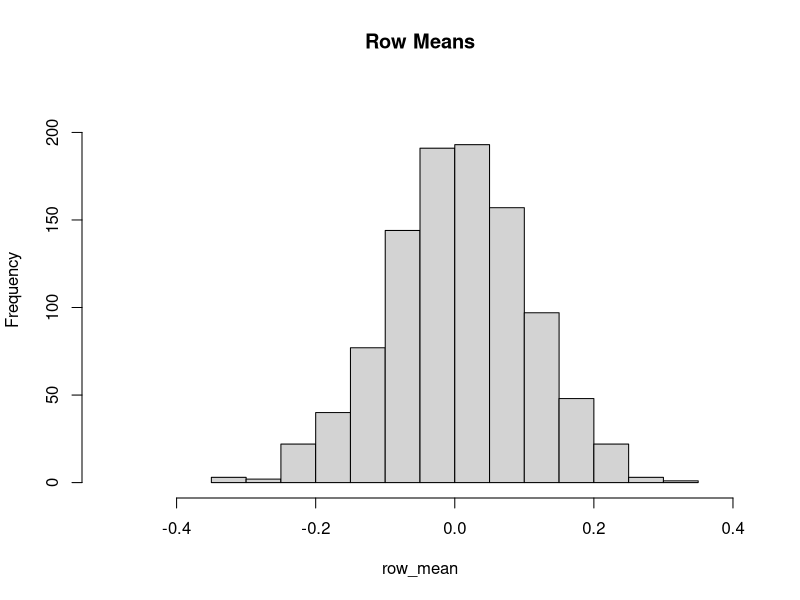
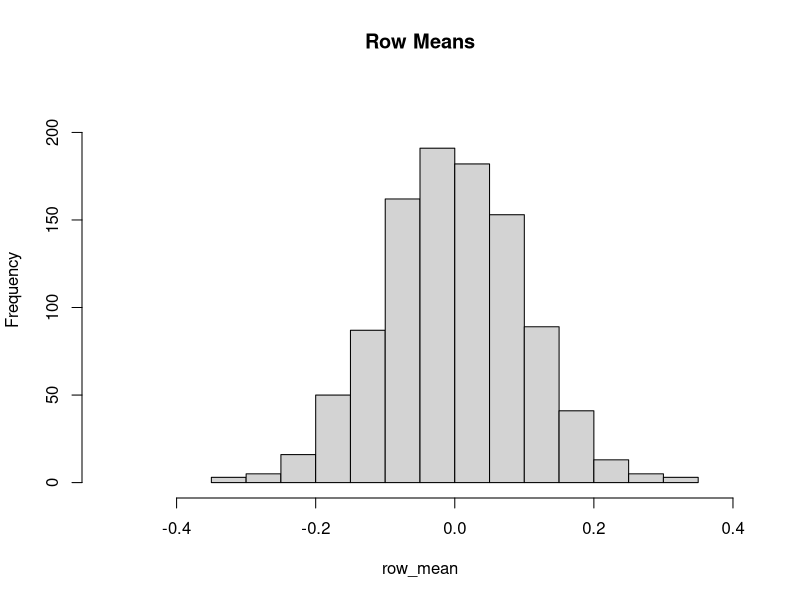

Write R code to recreate these figures, in order.
# Tasks 1

# Generate a 1000 times 100 matrix of standard normal random variates. 

P <- 1000 # define P as 1000
Q <- 100  # define Q as 100
Matrix_A <- matrix( rnorm(P*Q, mean=0, sd=1), P, Q)
#The matrix function was to generate the 1000 X 100 matrix
#rnorm is to generate the normal random variates
Matrix_A

#Task 1A
# Using the apply function to find row means 
row_mean <- apply( Matrix_A, MARGIN = 1, mean )
row_mean

#Task 1B
# Using the apply function to find column means 
Col_mean <- apply( Matrix_A, MARGIN = 2, mean )
Col_mean

#Task 1C
# Using the apply function to find sum of squared row entries

Matrix_A_sqr <- Matrix_A^2 # This is to find the square of each entry
Matrix_A_sqr

row_sum_square <- apply( Matrix_A_sqr, MARGIN = 1, sum )
#the apply function is used to find the sum
row_sum_square

#Task 1D
# Using the apply function to find sum of exp(x) + 1 for each of the rows
Matrix_A_exp <- exp(Matrix_A) + 1 # This is to find exp(x) + 1 of each entry
Matrix_A_exp

row_exp_fxn <- apply( Matrix_A_exp, MARGIN = 1, sum )
#the apply function is used to find the sum of the given expression 
row_exp_fxn


# Task 2


mystatfunc <- function(matrix, task_call)
{
  task_call <- readline(prompt="Is your operation on the rows or columns (type r or c): ")
  task_call
  #do something with arg1, arg2, arg3
  if (task_call=='r'){
    row_mean <- apply( Matrix_A, MARGIN = 1, mean ) # generate a vector with the row means
    row_sd <- apply( Matrix_A, MARGIN = 1, sd ) # generate a vector with the sd means
    
    #return a value
   #row_mean #this returns the row mean
    #row_sd #this returns the row sd
    names(row_mean) <-c(1:length(row_mean))
    names(row_sd) <-c(1:length(row_sd))
    a <- paste('Row', names(row_mean),'Mean', row_mean)#as stated in the question
    b <- paste('Row', names(row_sd),'St Dev', row_sd) #as stated in the question
    }
  else{
    Col_mean <- apply( Matrix_A, MARGIN = 2, mean )# generate a vector with the column means
    Col_sd <- apply( Matrix_A, MARGIN = 2, sd )# generate a vector with the column means
    #Col_mean #this returns the column mean
    #Col_sd #this returns the column sd
    names(Col_mean) <-c(1:length(Col_mean))
    names(Col_sd) <-c(1:length(Col_sd))
    a <- paste('Col', names(Col_mean),'Mean', Col_mean) #as stated in the question
    b <- paste('Col', names(Col_sd),'St Dev', Col_sd) #as stated in the question
    #paste('Col Mean', Col_mean, 'Col St Dev', Col_sd)
    }
  
  return(list( a, b))
}

mystatfunc(Matrix_A)

#

# Part 3

#Part 3A

myhistplot <- function(entermatrix)
{
  row_mean <- apply( entermatrix, MARGIN = 1, mean )
  hist(row_mean, main = "Row Means", xlim = c(-0.5, 0.4), ylim = c(0, 220))
  
}

myhistplot(Matrix_A) #This plots the histogram of row means from Part A

#Part 3B

# Generate a 1000 times 1000 matrix of standard normal random variates. 

D <- 1000 # define P as 1000
G <- 100  # define Q as 100
Matrix_B <- matrix( rnorm(D*G, mean=0, sd=1), D, G)

#To comppute the row mmeans using my function
mystatfunc(Matrix_B)

# To plot the histogram
myhistplot(Matrix_B) #This plots the histogram of the new matrix


### Observation
#1 As the samples size increases, the spread reduces and more samples converge towards the mean (more precise), while smaller samples are more evenly spread. 

#2 The spread in the 1000 X 1000 matrix has a smaller range of (-0.3 to 0.35 ) compared to that in the 1000 X 100 matrix ( -0.4 to about 0.38).